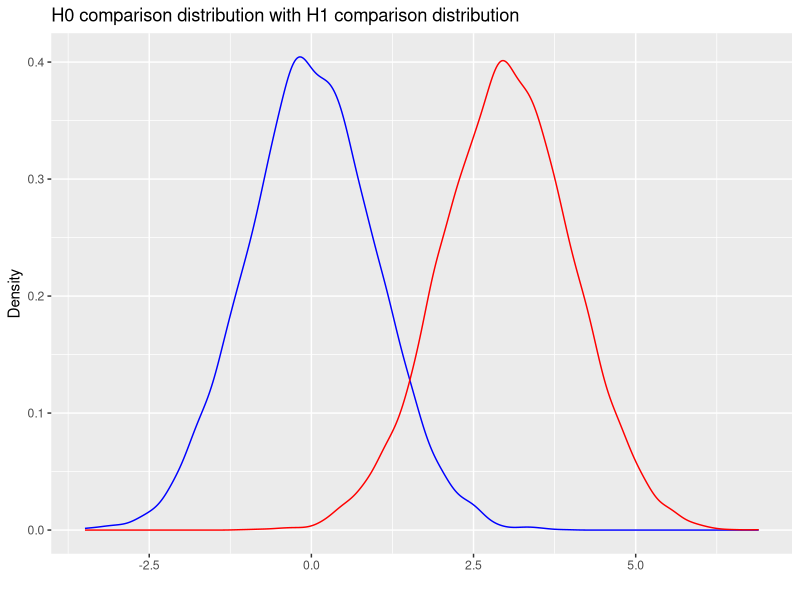

R code for this plot:
## ---- chunk 1
library(ggplot2)
pop <- data.frame(pop1 = rnorm(n = 10000, mean = 0))
sam <- data.frame(pop2 = rnorm(n = 10000, mean = 3))
ggplot() + geom_density(data = pop, aes(x = pop1), colour = 'blue') + 
  geom_density(data = sam, aes(x = pop2), colour = 'red') + 
  geom_vline(x = 1.96, linetype = 'dashed') +
  ggtitle("H0 comparison distribution with H1 comparison distribution") + 
  xlab("") + ylab("Density")
